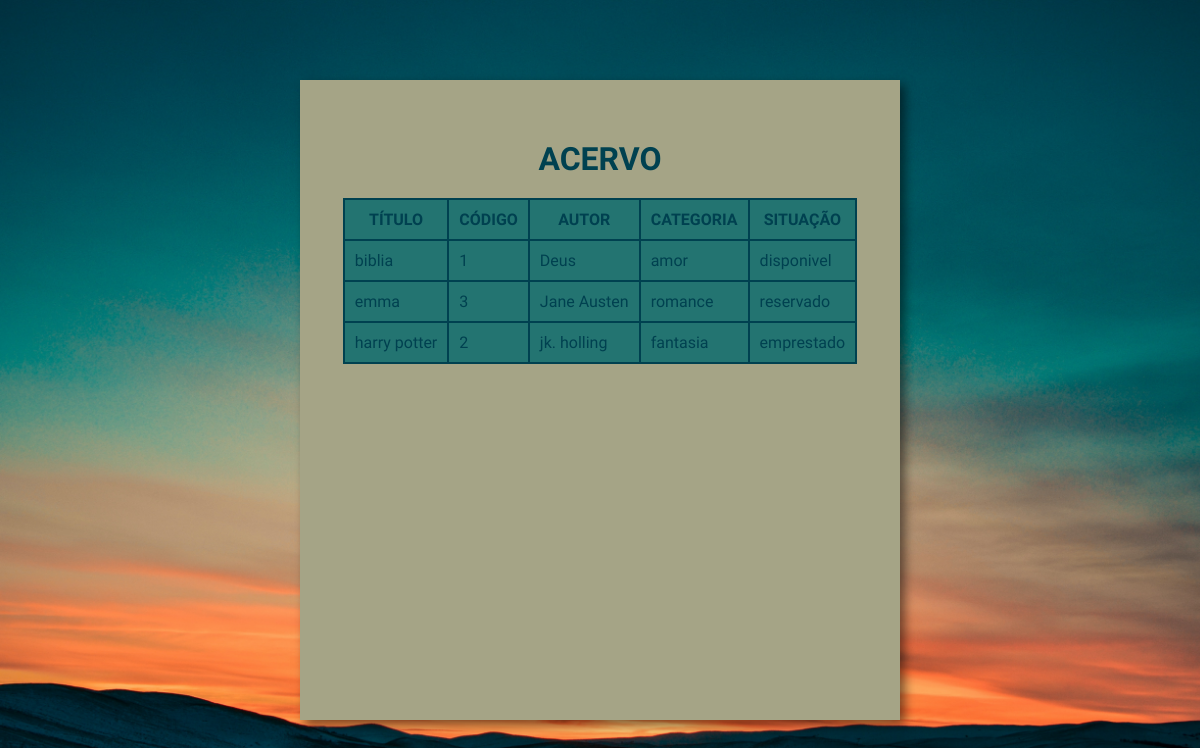
The page /muido/index/fun_leitor/livros_disponiveis.php (signed in) on the database as committed earlier.
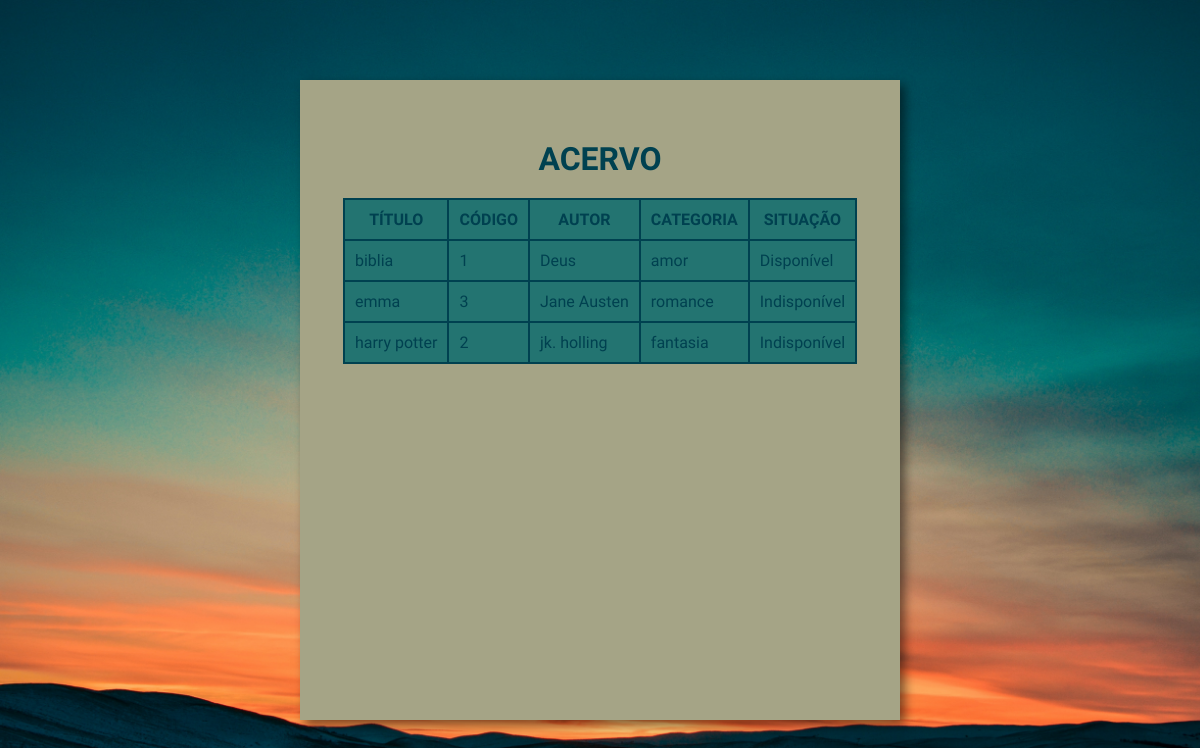
The same page on the database as committed later.
### tables this page shows
create table livro(
	codlivro int primary key not null, 
    title varchar(50),
    codsitua int not null, 
    categoria varchar(50) not null, 
    autor varchar(50) not null,
	foreign key (codsitua) references situacao(codsitua)
);

create table situacao(
	codsitua int primary key not null,
    nome varchar(50) not null
);

### muido/index/fun_leitor/livros_disponiveis.php (the view, shortened to what this page needs)
<?php
include('../../conexao.php');
?>
<!DOCTYPE html>
<html lang="pt-br">
<head>
    <link rel="stylesheet" type="text/css" href="../../../projcss.css">
</head>
<body class="bodies">
    <?php
     $query = "SELECT l.*, s.nome from livro l, situacao s  where l.codsitua = s.codsitua ORDER BY l.title ASC";
     $result = mysqli_query($con, $query);
     if (mysqli_num_rows($result) > 0){
    ?>
    <div class="container-tabela">
        <legend> <h1 class="h1listas">ACERVO</h1> </legend>
        <table>
           <tr>
                <th>TÍTULO</th>
                <th>CÓDIGO</th>
                <th>AUTOR</th>
                <th>CATEGORIA</th>
                <th>SITUAÇÃO</th>
           </tr>
           <?php
           while($linha = mysqli_fetch_array($result)){
                echo "<tr>";
                    echo "<td>".$linha['title']."</td>";
                    echo "<td>".$linha['codlivro']."</td>";
                    echo "<td>".$linha['autor']."</td>";
                    echo "<td>".$linha['categoria']."</td>";
                    echo "<td>".$linha['nome']."</td>";
                echo "</tr>";
           }
     }
     else{
        $_SESSION['mensagem11'] = 'Nenhum livro disponível no momento!';
        echo $_SESSION['mensagem11'];
        $_SESSION['mensagem11'] = ' ';
     }
           ?>
        </table>
    </div>
</body>
</html>

Rows that differ between the two databases and show on the page:
changed through a linked row, livro "biblia": codsitua.nome "disponivel" → "Disponível"
changed livro "emma": codsitua.nome "reservado" → "Indisponível"
changed through a linked row, livro "harry potter": codsitua.nome "emprestado" → "Indisponível"
